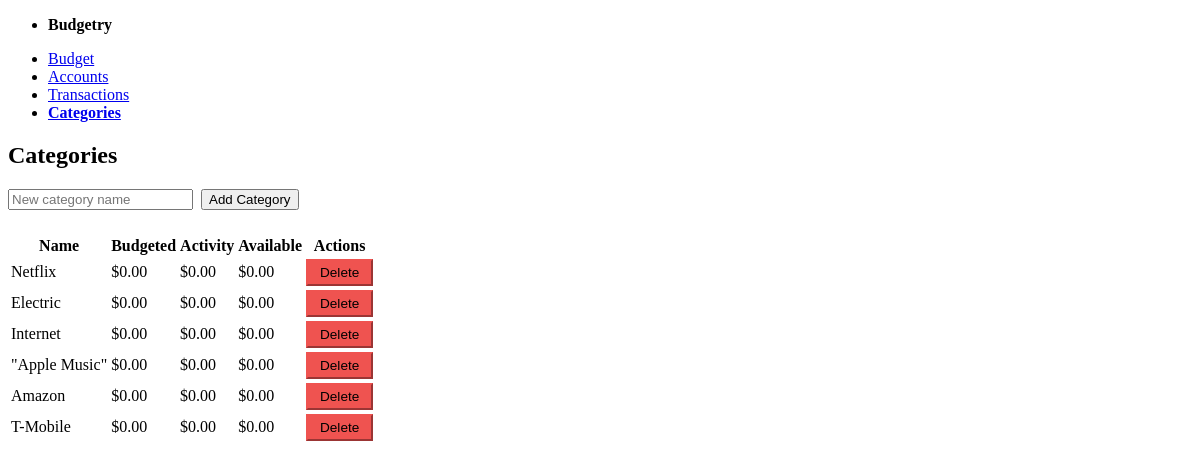
The page /categories on the database its author committed.
### tables this page shows
CREATE TABLE categories(id TEXT PRIMARY KEY,name TEXT,budgeted REAL,activity REAL,available REAL);

### app/routes.py (the view)
@bp.route('/categories')
def categories():
    cats = database.get_categories()
    return render_template('categories.html', categories=cats)

### app/database.py (called while the page is built)
def get_categories(names_only=False, select_category=False):
    connection = sqlite3.connect("budget.db")
    cursor = connection.cursor()
    if names_only:
        cursor.execute("SELECT name FROM categories")
        rows = cursor.fetchall()
        return [row[0] for row in rows]
    cursor.execute("SELECT * FROM categories")
    rows = cursor.fetchall()
    connection.close()
    return [Category(id=row[0], name=row[1], budgeted=row[2], activity=row[3], available=row[4]) for row in rows]

### app/templates/categories.html (shortened to what this page needs)
{% extends "base.html" %}
{% block content %}
<h2>Categories</h2>
<form method="POST" action="{{ url_for('main.add_category') }}" style="display: flex; gap: 0.5rem; align-items: end; margin-bottom: 1.5rem;">
    <input type="text" name="name" placeholder="New category name" required style="margin: 0;">
    <button type="submit">Add Category</button>
</form>
{% if categories %}
<table>
    <thead>
        <tr>
            <th>Name</th>
            <th>Budgeted</th>
            <th>Activity</th>
            <th>Available</th>
            <th>Actions</th>
        </tr>
    </thead>
    <tbody>
        {% for cat in categories %}
        <tr>
            <td>{{ cat.name }}</td>
            <td>${{ "%.2f"|format(cat.budgeted) }}</td>
            <td>${{ "%.2f"|format(cat.activity) }}</td>
            <td>${{ "%.2f"|format(cat.available) }}</td>
            <td>
                <form method="POST" action="{{ url_for('main.delete_category', category_id=cat.id) }}" style="margin: 0;">
                    <button type="submit" class="btn-delete">Delete</button>
                </form>
            </td>
        </tr>
        {% endfor %}
    </tbody>
</table>
{% else %}
<p>No categories yet. Add one above to get started.</p>
{% endif %}
{% endblock %}

### app/static/style.css (style rules this page uses)
.btn-delete { background-color: #ef5350; border-color: #ef5350; padding: 0.25rem 0.75rem; font-size: 0.85rem; }

### rows shown on the page
categories: name "Netflix", budgeted "0.00", activity "0.00", available "0.00"
categories: name "Electric", budgeted "0.00", activity "0.00", available "0.00"
categories: name "Internet", budgeted "0.00", activity "0.00", available "0.00"
categories: name "\"Apple Music\"", budgeted "0.00", activity "0.00", available "0.00"
categories: name "Amazon", budgeted "0.00", activity "0.00", available "0.00"
categories: name "T-Mobile", budgeted "0.00", activity "0.00", available "0.00"
